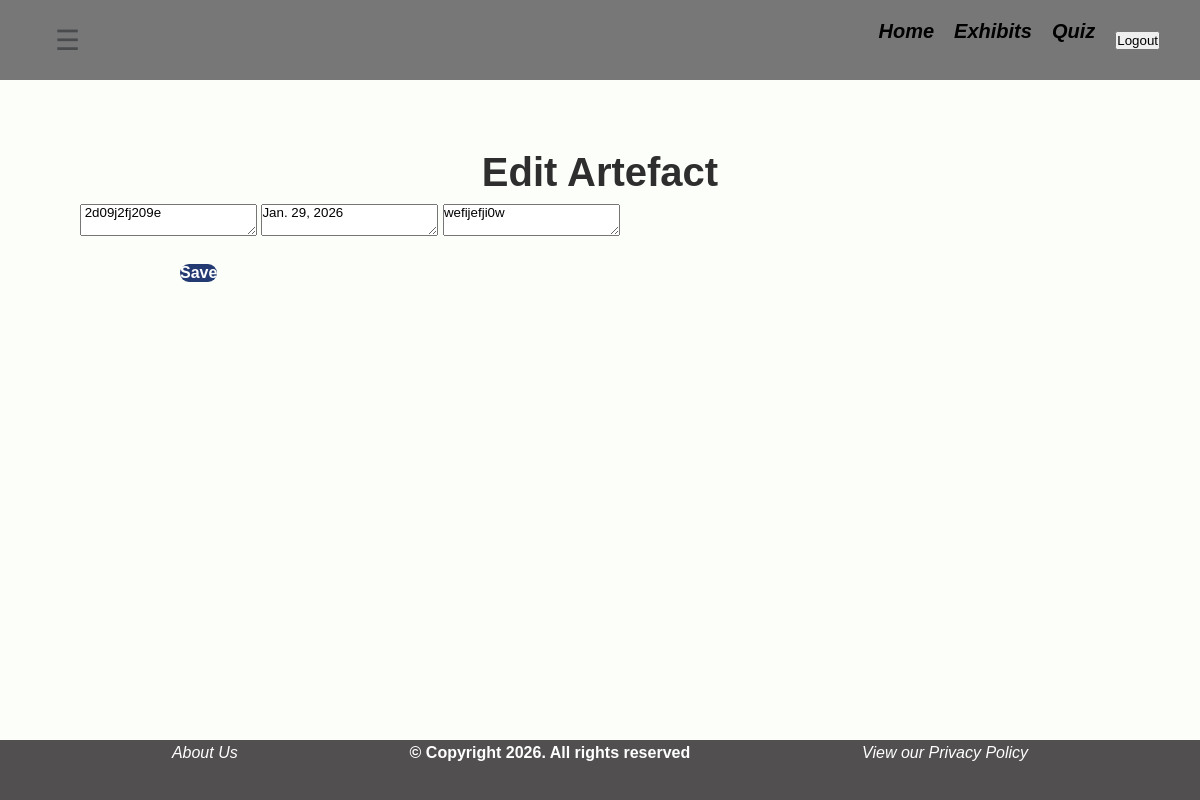
Page /artefact/1/1/ (signed in) on the committed database.
### museumApp/models.py (models this page shows)
class Artefact(models.Model):
    artefactId = models.AutoField(db_column='artefactId', primary_key=True)
    info = models.CharField(db_column='info', max_length=255, blank=True, null=False)
    artefactDate = models.DateField(db_column='artefactDate', blank=True, null=False)
    artefactObjectPath = models.TextField(db_column='artefactObjectPath', blank=True, null=False,)
    exhibitId = models.ForeignKey(Exhibit, on_delete=models.CASCADE)
    class Meta:
        managed = True
        db_table = 'Artefact'

### museumApp/decorators.py (the view)
    def wrapper(request, *args, **kwargs):
        if request.user.groups.filter(name='Curator').exists():
            return view_func(request, *args, **kwargs)
        return HttpResponseForbidden("You are not authorized to access this page.")

### museumApp/views_frontend.py (called while the page is built)
@login_required
@curator_required
def edit_artefact(request, exhibitId, artefactId):
        exhibit = get_object_or_404(Exhibit, exhibitId=exhibitId)
        artefact = get_object_or_404(Artefact, artefactId=artefactId)
        return render(request, 'pages/curator/edit_artefact.html',
                       {"exhibit": exhibit,
                        "artefact":artefact})

### museumApp/templates/pages/curator/edit_artefact.html (shortened to what this page needs)
{% extends "base.html" %}
{% load static %}
{%block content %}
<h1> Edit Artefact </h1>
<form id="edit-artefact-form"class="input-form">
    <textarea id="info" placeholder="info"> {{ artefact.info }}</textarea>
    <textarea id="artefactDate" placeholder="artefactDate">{{ artefact.artefactDate }}</textarea>
    <textarea id="artefactObjectPath" placeholder="artefactObjectPath">{{ artefact.artefactObjectPath }}</textarea>
    <div class="input-form">
        <button class="submit" type="submit">Save</button>
    </div>
</form>
{% endblock %}

### museumApp/static/styles.css (style rules this page uses)
* { padding: 0; margin: 0; box-sizing: border-box; font-family: 'Poppins', sans-serif; }
body { margin-top: 60px; background-color: #FBFEF9; color: #251605; line-height: 1.6; padding: 80px; }
h1 { font-size: clamp(20px, 5vw, 40px); color: #2e2e2f; font-style: bold; text-align: center; }
.submit { margin: 20px 100px 20px 100px; ; border-radius: 12px; border: none; background-color: #243a73; color: white; font-size: 16px; font-weight: bold; cursor: pointer; }

### rows in the picture
Artefact: info "2d09j2fj209e", artefactDate "Jan. 29, 2026", artefactObjectPath "wefijefji0w"
